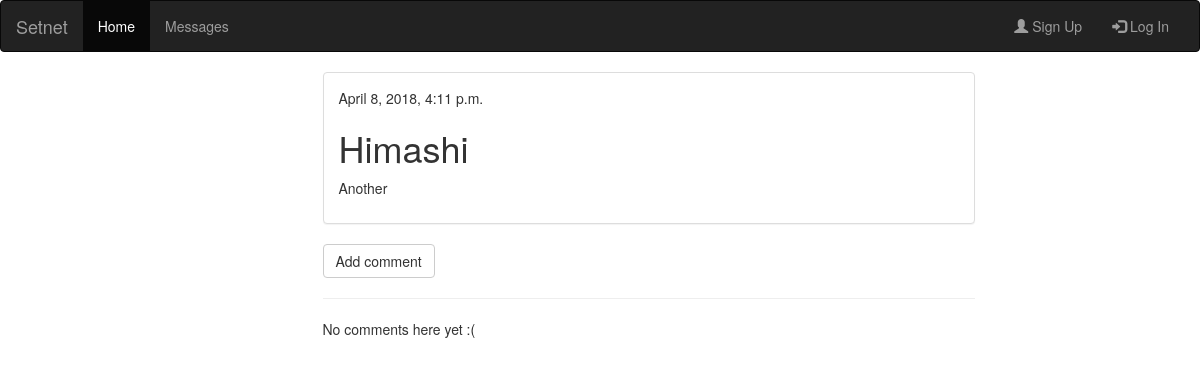
Screenshot of /post/11/ with the database file from the repository.
### upost/models.py (models this page shows, shortened)
class Post(models.Model):
    user = models.ForeignKey('auth.User', on_delete=models.CASCADE)
    text = models.TextField()
    created = models.DateTimeField(auto_now_add=True)
    modified = models.DateTimeField(auto_now=True)

### upost/views.py (the view)
# urls.py: path('post/<int:pk>/', views.post_detail, name='post_detail'),
def post_detail(request, pk):
    post = get_object_or_404(Post, pk=pk)
    return render(request, 'upost/post_detail.html', {'post': post})

### upost/templates/upost/post_detail.html (shortened to what this page needs)
{% extends 'upost/base.html' %}
{% block content %}
    <div class="row">
        <div class="col-sm-12">
            <div class="panel panel-default text-left">
                <div class="panel-body">
                    <div class="post">
                        <div class="date">
                            {{ post.created }}
                        </div>
                        <h1>{{ post.user.first_name }}</h1>
                        <p>{{ post.text|linebreaksbr }}</p>
                    </div>
                </div>
            </div>
        </div>
    </div>
    <a class="btn btn-default" href="{% url 'comment_add' pk=post.pk %}">Add comment</a> <hr>
    {% for comment in post.comments.all %}
        {% if user.is_authenticated %}
            <div class="row">
                <div class="col-sm-12">
                    <div class="well">
                        <div class="comment">
                            <div class="date">
                                {{ comment.created }}
                                {% if user == comment.user or user == post.user %}
                                    <a class="btn btn-default" href="{% url 'comment_remove' pk=comment.pk %}"><span class="glyphicon glyphicon-remove"></span></a>
                                {% endif %}
                            </div>
                            <strong>{{ comment.user.first_name }}</strong>
                            <p>{{ comment.text|linebreaks }}</p>
                        </div>
                    </div>
                </div>
            </div>
        {% endif %}
    {% empty %}
        <p>No comments here yet :(</p>
    {% endfor %}
{% endblock %}

### rows the page displays
Post: created "April 8, 2018, 4:11 p.m.", user.first_name "Himashi", text "Another"
